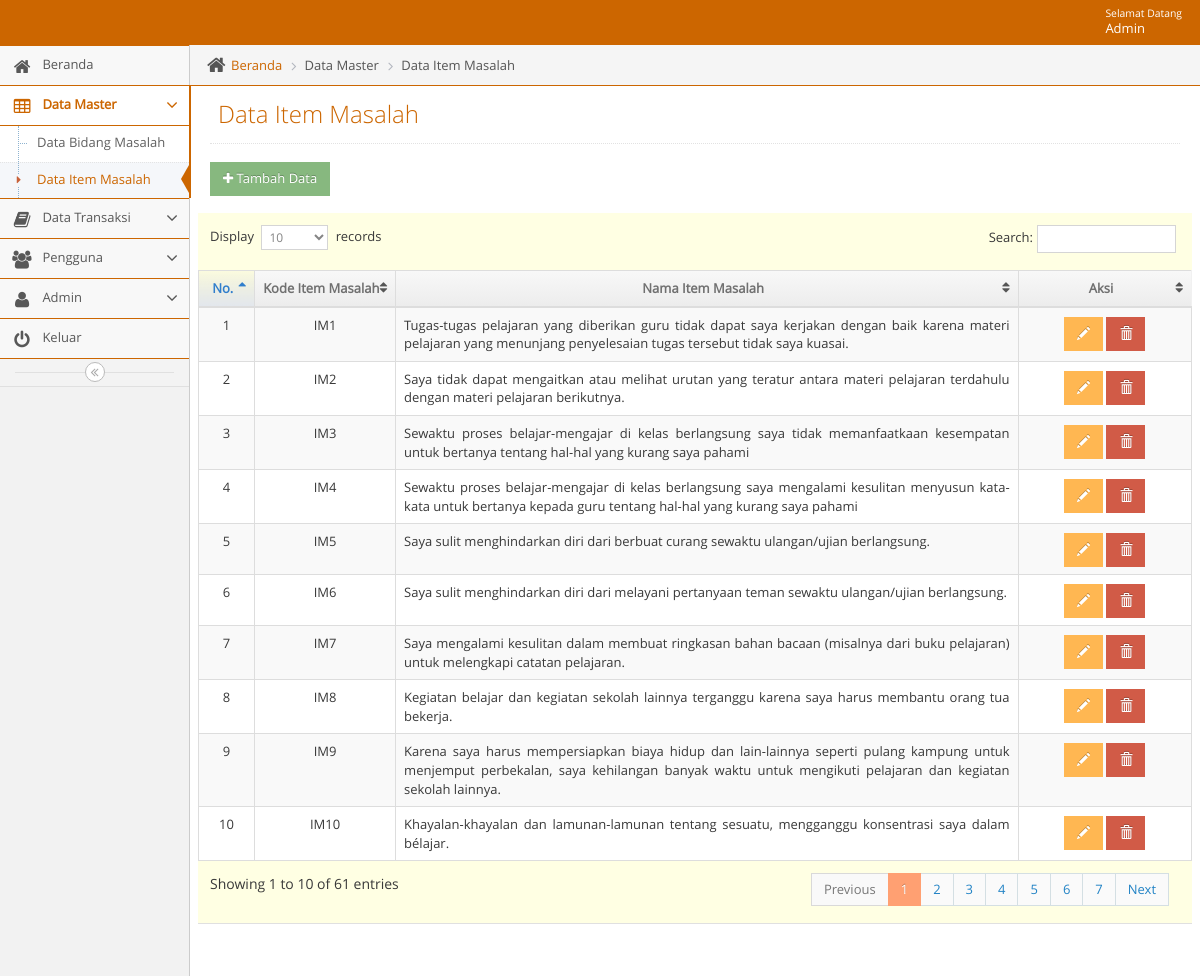
The page /admin/adminmainapp.php?unit=item_masalah_unit&act=datagrid (signed in) on the database its author committed.
### tables this page shows
CREATE TABLE `t_item_masalah` (
  `id_item_masalah` int(11) NOT NULL,
  `kode_item_masalah` varchar(5) NOT NULL,
  `nama_item_masalah` varchar(500) NOT NULL
);

### admin/unit/item_masalah_unit.php (the view, shortened to what this page needs)
<?php
$act = $_GET['act'];
switch($act){
    case "datagrid":
        ?>
<?php
include("../admin/leftbar.php");
?>
<div class="main-content">
    <div class="main-content-inner">
	<div class="breadcrumbs ace-save-state" id="breadcrumbs">
            <ul class="breadcrumb">
                <li>
                    <i class="ace-icon fa fa-home home-icon"></i>
                    <a href="adminmainapp.php?unit=dashboard">Beranda</a>
                </li>
                <li>Data Master</li>
		<li>Data Item Masalah</li>
            </ul>
	</div>
        <div class="page-content">
            <div class="page-header">
                <h1>Data Item Masalah
                </h1>
            </div>
                <h1>
                    <a href="?unit=item_masalah_unit&act=input">
                        <button class="btn btn-sm btn-success"><i class="fa fa-plus"></i> Tambah Data</button>
                    </a>
                </h1>
            <div class="row">
                <div class="col-xs-12">
                    <div class="row">
                        <div class="box box-primary">
                            <div class="box-body table-responsive padding">
                              <table id="datatable" class="table table-striped table-bordered table-hover">
                                <thead>
                                    <tr>
                                        <th style="text-align: center; width: 7%">No.</th>
                                        <th style="text-align: center; width: 15%">Kode Item Masalah</th>
                                        <th style="text-align: center; width: 60%">Nama Item Masalah</th>
                                        <th style="text-align: center; width: 18%">Aksi</th>
                                    </tr>
                                </thead>
                                <tbody>
                                    <?php $no=1;
                                    $qdatagrid =" SELECT * FROM t_item_masalah ";
                                    $rdatagrid = mysqli_query($mysqli, $qdatagrid);
                                    while($ddatagrid=mysqli_fetch_assoc($rdatagrid)) {
                                        echo "
                                        <tr>
                                             <td style= text-align:center>$no</td>
                                             <td style= text-align:center >$ddatagrid[kode_item_masalah]</td>
                                             <td style= text-align:justify >$ddatagrid[nama_item_masalah]</td>
                                             <td style=text-align:center>
                                                 <a href=?unit=item_masalah_unit&act=update&kode_item_masalah=$ddatagrid[kode_item_masalah] class='btn btn-sm btn-warning glyphicon glyphicon-pencil' ></a>
                                                 <a href=?unit=item_masalah_unit&act=delete&kode_item_masalah=$ddatagrid[kode_item_masalah] class='btn btn-sm btn-danger glyphicon glyphicon-trash' onclick='return confirm(\"Yakin Akan Menghapus Data?\")'></a>
                                             </td>
                                        </tr>
                                        ";
                                        $no++;
                                     }
                                     ?>
                                </tbody>
                                </table>
                            </div>
                        </div>
                    </div>
                </div>
            </div>
        </div>
    </div>
</div>
<?php
include("../admin/footer.php");
?>
	</body>
</html>
 <?php
        break;
            ?>
 <?php
}

### admin/navbar.php (shortened to what this page needs)
<body class="no-skin">
        <?php
        require_once '../lib/koneksi.php';
        if ($_SESSION['status'] == 'Admin') {
          $qupdate = "SELECT * FROM  t_admin WHERE nama_pengguna = '".$_SESSION['nm_pengguna']."'";
         $rupdate = mysqli_query($mysqli, $qupdate);
         $dupdate = mysqli_fetch_assoc($rupdate);
        }
        else {
          $qupdate = "SELECT * FROM  t_user WHERE nama_pengguna = '".$_SESSION['nm_pengguna']."'";
          $rupdate = mysqli_query($mysqli, $qupdate);
          $dupdate = mysqli_fetch_assoc($rupdate);
        }
        ?>
        <div id="navbar" class="navbar navbar-default ace-save-state">
          <div class="navbar-container ace-save-state" id="navbar-container">
            <div class="navbar-buttons navbar-header pull-right" role="navigation">
              <ul class="nav ace-nav">
                <li class="light-blue dropdown-modal">
                  <a data-toggle="dropdown" href="#" class="dropdown-toggle">
                    <span class="user-info"><small>Selamat Datang</small>  <?php echo ucwords($dupdate['nama']); ?></span>
                  </a>
                </li>
              </ul>
            </div>
        </div>
    </div>

### css/tentang/style.css (style rules this page uses)
html { font-family:sans-serif; -ms-text-size-adjust:100%; -webkit-text-size-adjust:100% }
body { margin:0 }
a { background-color:transparent }
h1 { font-size:2em; margin:.67em 0 }
small { font-size:80% }
button,input,optgroup,select,textarea { color:inherit; font:inherit; margin:0 }
button { overflow:visible }
button,select { text-transform:none }
button,html input[type=button],input[type=reset],input[type=submit] { -webkit-appearance:button; cursor:pointer }
table { border-collapse:collapse; border-spacing:0 }
td,th { padding:0 }
.border-box,article,body,code,dd,div,dl,dt,fieldset,footer,form,header,html,input[type=email],input[type=password],input[type=tel],input[type=text],input[type=url],li,main,ol,p,pre,section,textarea,ul { box-sizing:border-box }

### rows shown on the page
t_item_masalah: kode_item_masalah "IM1", nama_item_masalah "Tugas-tugas pelajaran yang diberikan guru tidak dapat saya kerjakan dengan baik karena materi pelajaran yang menunjang penyelesaian tugas tersebut tidak saya kuasai."
t_item_masalah: kode_item_masalah "IM2", nama_item_masalah "Saya tidak dapat mengaitkan atau melihat urutan yang teratur antara materi pelajaran terdahulu dengan materi pelajaran berikutnya."
t_item_masalah: kode_item_masalah "IM3", nama_item_masalah "Sewaktu proses belajar-mengajar di kelas berlangsung saya tidak memanfaatkaan kesempatan untuk bertanya tentang hal-hal yang kurang saya pahami"
t_item_masalah: kode_item_masalah "IM4", nama_item_masalah "Sewaktu proses belajar-mengajar di kelas berlangsung saya mengalami kesulitan menyusun kata-kata untuk bertanya kepada guru tentang hal-hal yang kurang saya pahami"
t_item_masalah: kode_item_masalah "IM5", nama_item_masalah "Saya sulit menghindarkan diri dari berbuat curang sewaktu ulangan/ujian berlangsung."
t_item_masalah: kode_item_masalah "IM6", nama_item_masalah "Saya sulit menghindarkan diri dari melayani pertanyaan teman sewaktu ulangan/ujian berlangsung."
t_item_masalah: kode_item_masalah "IM7", nama_item_masalah "Saya mengalami kesulitan dalam membuat ringkasan bahan bacaan (misalnya dari buku pelajaran) untuk melengkapi catatan pelajaran."
t_item_masalah: kode_item_masalah "IM8", nama_item_masalah "Kegiatan belajar dan kegiatan sekolah lainnya terganggu karena saya harus membantu orang tua bekerja."
t_item_masalah: kode_item_masalah "IM9", nama_item_masalah "Karena saya harus mempersiapkan biaya hidup dan lain-lainnya seperti pulang kampung untuk menjemput perbekalan, saya kehilangan banyak waktu untuk mengikuti pelajaran dan kegiatan sekolah lainnya."
t_item_masalah: kode_item_masalah "IM10", nama_item_masalah "Khayalan-khayalan dan lamunan-lamunan tentang sesuatu, mengganggu konsentrasi saya dalam bélajar."

### other values the page prints
$dupdate['nama'] "Admin"
